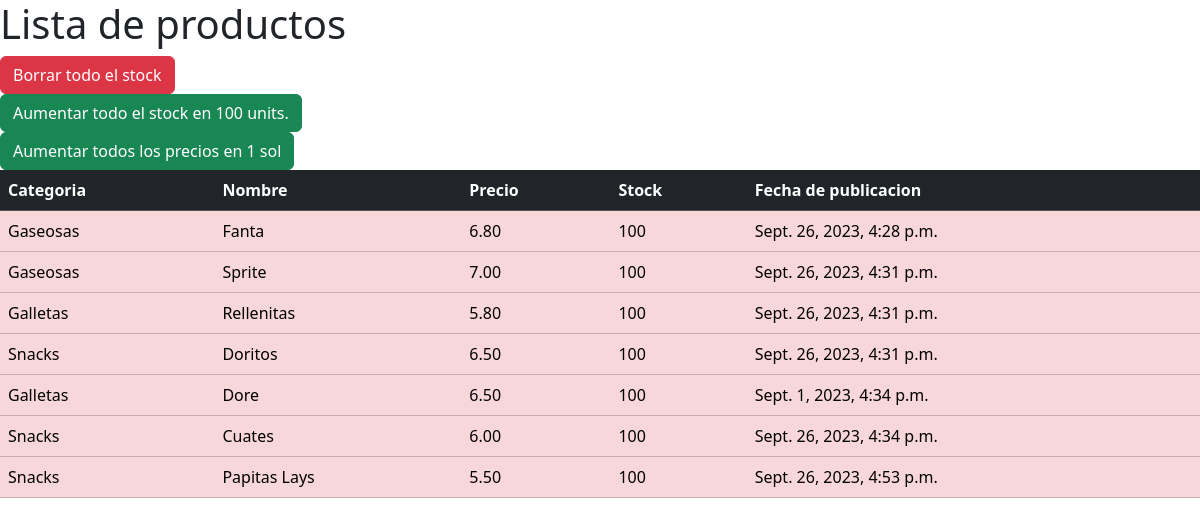
The app's page /tienda/productos/ with its own data.
### tienda/models.py (models this page shows, shortened)
class Producto(models.Model):
    categoria = models.ForeignKey(Categoria, on_delete=models.CASCADE)
    nombre = models.CharField(max_length=200)
    precio = models.DecimalField(max_digits=6, decimal_places=2)
    stock = models.IntegerField(default=0)
    pub_date = models.DateTimeField('date published')

class Categoria(models.Model):
    nombre = models.CharField(max_length=200)
    pub_date = models.DateTimeField('date published')
    def __str__(self):
        return self.nombre

### tienda/views.py (the view)
# urls.py: path('productos/', views.lista_productos, name='lista_productos'),
def lista_productos(request):
    productos = Producto.objects.all()
    return render(request, 'tienda/lista_productos.html', {'productos': productos})

### tienda/templates/tienda/lista_productos.html (shortened to what this page needs)
{% load django_bootstrap5 %}
<!DOCTYPE html>
<html lang="en">
<head>
    {% bootstrap_css %}
</head>
<body>
    <h1>Lista de productos</h1>
    <button type="button" class="btn btn-danger"><a style="text-decoration:none; color:white;" href="{% url 'borrar_stock' %}">Borrar todo el stock</a></button><br>
    <button type="button" class="btn btn-success"><a style="text-decoration:none; color:white;" href="{% url 'aumentar_stock_100u' %}">Aumentar todo el stock en 100 units.</a></button><br>
    <button type="button" class="btn btn-success"><a style="text-decoration:none; color:white;" href="{% url 'aumentar_precio_1sol' %}">Aumentar todos los precios en 1 sol</a></button>
        <table class="table table-danger">
            <thead>
                <tr>
                    <th class="table-dark">Categoria</th>
                    <th class="table-dark">Nombre</th>
                    <th class="table-dark">Precio</th>
                    <th class="table-dark">Stock</th>
                    <th class="table-dark">Fecha de publicacion</th>
                </tr>
            </thead>
            <tbody>
                {% for producto in productos %}
                <tr>
                    <td scope="col">{{producto.categoria}}</td>
                    <td>{{producto.nombre}}</td>
                    <td>{{producto.precio}}</td>
                    <td>{{producto.stock}}</td>
                    <td>{{producto.pub_date}}</td>
                </tr>
                {% endfor %}
            </tbody>
        </table>
</body>
</html>

### records on screen
Producto: categoria "Gaseosas", nombre "Fanta", precio "6.80", stock "100", pub_date "Sept. 26, 2023, 4:28 p.m."
Producto: categoria "Gaseosas", nombre "Sprite", precio "7.00", stock "100", pub_date "Sept. 26, 2023, 4:31 p.m."
Producto: categoria "Galletas", nombre "Rellenitas", precio "5.80", stock "100", pub_date "Sept. 26, 2023, 4:31 p.m."
Producto: categoria "Snacks", nombre "Doritos", precio "6.50", stock "100", pub_date "Sept. 26, 2023, 4:31 p.m."
Producto: categoria "Galletas", nombre "Dore", precio "6.50", stock "100", pub_date "Sept. 1, 2023, 4:34 p.m."
Producto: categoria "Snacks", nombre "Cuates", precio "6.00", stock "100", pub_date "Sept. 26, 2023, 4:34 p.m."
Producto: categoria "Snacks", nombre "Papitas Lays", precio "5.50", stock "100", pub_date "Sept. 26, 2023, 4:53 p.m."
